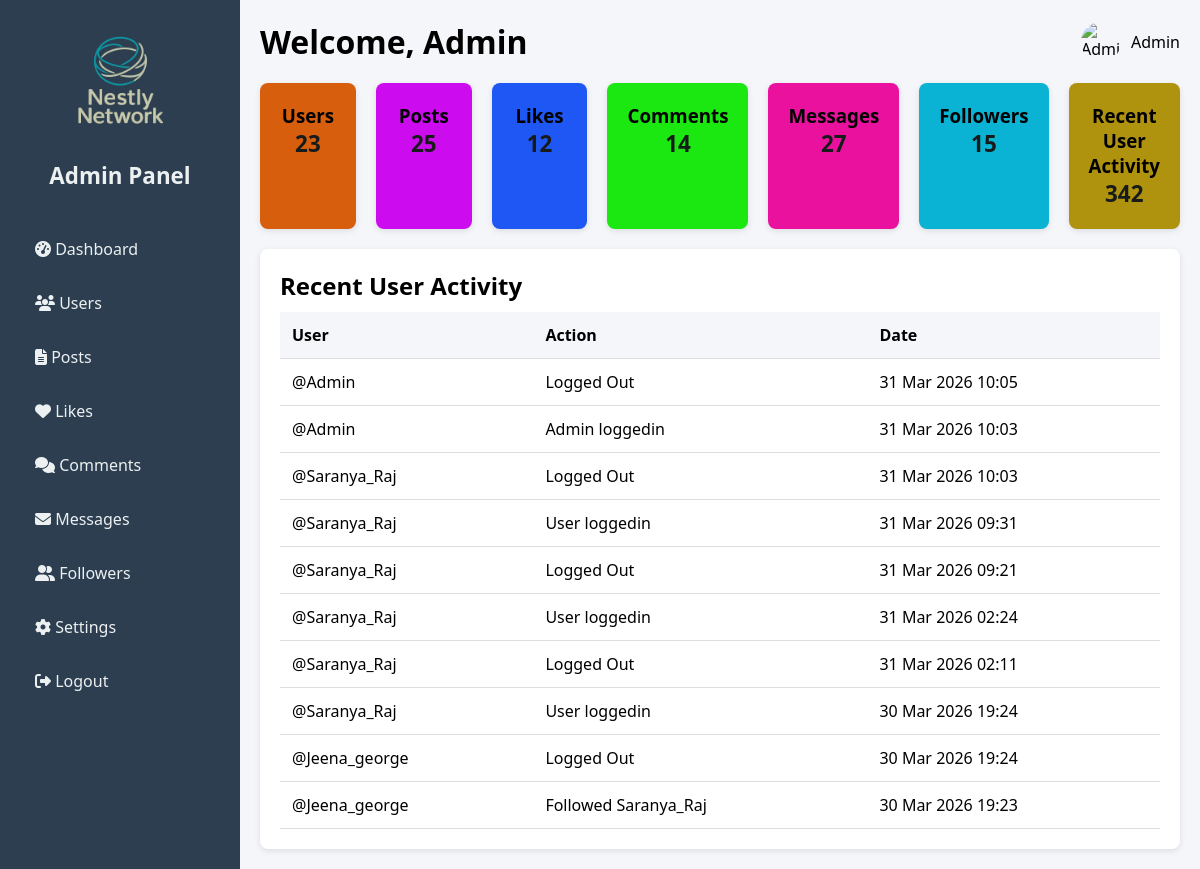
Screenshot of /admin-dashboard/ with the database file from the repository.
### core/models.py (models this page shows, shortened)
class Activity(models.Model):
    user = models.ForeignKey(User, on_delete=models.CASCADE)
    action = models.CharField(max_length=255)
    created_at = models.DateTimeField(auto_now_add=True)

### core/views.py (the view)
# urls.py: path("admin-dashboard/", views.admin_dashboard, name="admin_dashboard"),
def admin_dashboard(request):
    context = {
        "users_count": User.objects.count(),
        "posts_count": Post.objects.count(),
        "likes_count": Like.objects.count(),   # clean and direct
        "comments_count": Comment.objects.count(),
        "messages_count": Message.objects.count(),
        "followers_count": Follower.objects.count(),
        "recent_activities_count": Activity.objects.count(),
        "recent_activities": Activity.objects.order_by("-created_at")[:10],
    }
    return render(request, "core/admin_dashboard.html", context)

### core/templates/core/admin_dashboard.html (shortened to what this page needs)
{% load static %}
<!DOCTYPE html>
<html lang="en">
<head>
  <link rel="stylesheet" href="{% static 'core/css/admin.css' %}">
  <link rel="stylesheet" href="https://cdnjs.cloudflare.com/ajax/libs/font-awesome/6.5.0/css/all.min.css">
</head>
<body>
  <div class="sidebar">
    <img src="{% static 'core/images/logo.png' %}" alt="Logo" class="brand-logo">
    <h2>Admin Panel</h2>
    <ul>
       <li><a href="{% url 'admin_dashboard' %}"><i class="fas fa-tachometer-alt"></i> Dashboard</a></li>
      <li><a href="{% url 'users_list' %}"><i class="fas fa-users"></i> Users</a></li>
      <li><a href="{% url 'posts_list' %}"><i class="fas fa-file-alt"></i> Posts</a></li>
      <li><a href="{% url 'likes_list' %}"><i class="fas fa-heart"></i> Likes</a></li>
      <li><a href="{% url 'comments_list' %}"><i class="fas fa-comments"></i> Comments</a></li>
      <li><a href="{% url 'messages_list' %}"><i class="fas fa-envelope"></i> Messages</a></li>
      <li><a href="{% url 'followers_list' %}"><i class="fas fa-user-friends"></i> Followers</a></li>
      <li><a href="{% url 'admin_settings' %}" class="active"><i class="fas fa-cog"></i> Settings</a></li>
      <li><a href="#" class="logout" onclick="confirmLogout()"><i class="fas fa-sign-out-alt"></i> Logout</a></li>
    </ul>
  </div>
  <div class="main-content">
    <header>
      <h1>Welcome, Admin</h1>
      <div class="profile">
        <img src="{% static 'core/images/admin.jpg' %}" alt="Admin img">
        <span>Admin</span>
      </div>
    </header>
    <section class="cards">
  <div class="card1">
    <h3>Users</h3>
    <p>{{ users_count }}</p>
  </div>
  <div class="card2">
    <h3>Posts</h3>
    <p>{{ posts_count }}</p>
  </div>
  <div class="card3">
    <h3>Likes</h3>
    <p>{{ likes_count }}</p>
  </div>
  <div class="card4">
    <h3>Comments</h3>
    <p>{{ comments_count }}</p>
  </div>
  <div class="card5">
    <h3>Messages</h3>
    <p>{{ messages_count }}</p>
  </div>
  <div class="card6">
    <h3>Followers</h3>
    <p>{{ followers_count }}</p>
  </div>
  <div class="card7">
    <h3>Recent User Activity </h3>
    <p>{{ recent_activities_count }}</p>
  </div>
</section>
    <section class="table-section">
  <h2>Recent User Activity</h2>
  <table>
    <thead>
      <tr>
        <th>User</th>
        <th>Action</th>
        <th>Date</th>
      </tr>
    </thead>
    <tbody>
      {% for activity in recent_activities %}
      <tr>
        <td>@{{ activity.user.username }}</td>
        <td>{{ activity.action }}</td>
        <td>{{ activity.created_at|date:"d M Y H:i" }}</td>
      </tr>
      {% empty %}
      <tr><td colspan="3">No recent activity found.</td></tr>
      {% endfor %}
    </tbody>
  </table>
</section>
  </div>
</body>
</html>

### core/static/core/css/admin.css (style rules this page uses)
* { margin: 0; padding: 0; box-sizing: border-box; font-family: "Segoe UI", sans-serif; }
body { display: flex; min-height: 100vh; background: #f4f6f9; }
.sidebar { width: 240px; background: #2c3e50; color: #fff; padding: 20px; min-height: 100vh; display: flex; flex-direction: column; align-items: center; }
.sidebar .brand-logo { width: 120px; height: auto; margin-bottom: 20px; }
.sidebar h2 { font-size: 1.4rem; margin-bottom: 25px; text-align: center; color: #ecf0f1; }
.sidebar ul { list-style: none; width: 100%; padding: 0; }
.sidebar ul li { margin: 12px 0; }
.sidebar ul li a { display: block; padding: 10px 15px; color: #ecf0f1; text-decoration: none; border-radius: 6px; transition: background 0.3s, color 0.3s; }
.main-content { flex: 1; padding: 20px; }
header { display: flex; justify-content: space-between; align-items: center; margin-bottom: 20px; }
header .profile { display: flex; align-items: center; }
header .profile img { width: 40px; height: 40px; border-radius: 50%; margin-right: 10px; }
.cards { display: flex; gap: 20px; margin-bottom: 20px; }
.card1 { flex: 1; background: #d75e0d; padding: 20px; border-radius: 8px; box-shadow: 0 2px 6px rgba(0,0,0,0.1); text-align: center; }
.card2 { flex: 1; background: #cc0bee; padding: 20px; border-radius: 8px; box-shadow: 0 2px 6px rgba(0,0,0,0.1); text-align: center; }
.card3 { flex: 1; background: #1e57f4; padding: 20px; border-radius: 8px; box-shadow: 0 2px 6px rgba(0,0,0,0.1); text-align: center; }
.card4 { flex: 1; background: #1be711; padding: 20px; border-radius: 8px; box-shadow: 0 2px 6px rgba(0,0,0,0.1); text-align: center; }
.card5 { flex: 1; background: #ea119e; padding: 20px; border-radius: 8px; box-shadow: 0 2px 6px rgba(0,0,0,0.1); text-align: center; }
.card6 { flex: 1; background: #0ab2d4; padding: 20px; border-radius: 8px; box-shadow: 0 2px 6px rgba(0,0,0,0.1); text-align: center; }
.card7 { flex: 1; background: #af920d; padding: 20px; border-radius: 8px; box-shadow: 0 2px 6px rgba(0,0,0,0.1); text-align: center; }
.cards p { font-size: 1.4rem; font-weight: bold; color: #171c1b; }
.table-section { background: #fff; padding: 20px; border-radius: 8px; box-shadow: 0 2px 6px rgba(0,0,0,0.1); }
table { width: 100%; border-collapse: collapse; margin-top: 10px; }
table th, table td { padding: 12px; border-bottom: 1px solid #ddd; text-align: left; }
table th { background: #f4f6f9; }

### rows the page displays
Activity: user.username "Admin", action "Logged Out", created_at "31 Mar 2026 10:05"
Activity: user.username "Admin", action "Admin loggedin", created_at "31 Mar 2026 10:03"
Activity: user.username "Saranya_Raj", action "Logged Out", created_at "31 Mar 2026 10:03"
Activity: user.username "Saranya_Raj", action "User loggedin", created_at "31 Mar 2026 09:31"
Activity: user.username "Saranya_Raj", action "Logged Out", created_at "31 Mar 2026 09:21"
Activity: user.username "Saranya_Raj", action "User loggedin", created_at "31 Mar 2026 02:24"
Activity: user.username "Saranya_Raj", action "Logged Out", created_at "31 Mar 2026 02:11"
Activity: user.username "Saranya_Raj", action "User loggedin", created_at "30 Mar 2026 19:24"
Activity: user.username "Jeena_george", action "Logged Out", created_at "30 Mar 2026 19:24"
Activity: user.username "Jeena_george", action "Followed Saranya_Raj", created_at "30 Mar 2026 19:23"

### other values shown
{{ users_count }} "23"
{{ posts_count }} "25"
{{ likes_count }} "12"
{{ comments_count }} "14"
{{ messages_count }} "27"
{{ followers_count }} "15"
{{ recent_activities_count }} "342"
